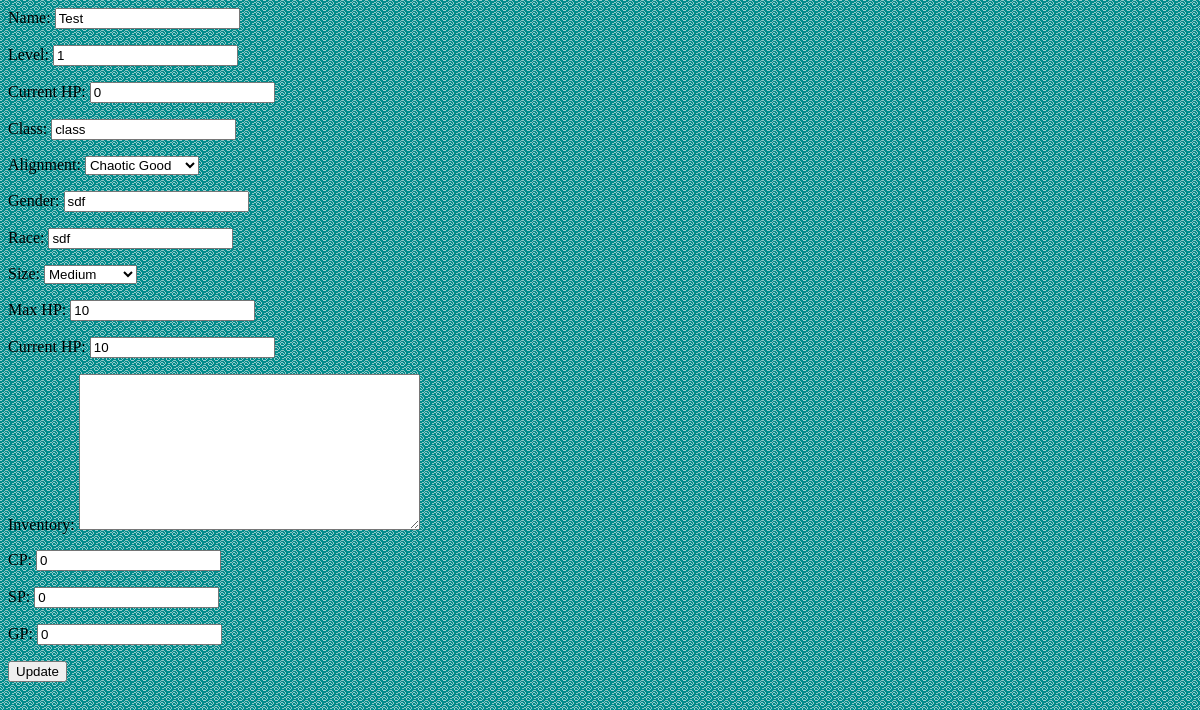
Screenshot of /2/character_update/ with the database file from the repository.
### pf_char_sheet/models.py (models this page shows, shortened)
@python_2_unicode_compatible
class Character(models.Model):
    name = models.CharField(max_length=100)
    level = models.IntegerField(default=1)
    character_class = models.CharField(max_length=50, verbose_name='Class')
    alignment_choices = (
        ('LG', 'Lawful Good'),
        ('NG', 'Neutral Good'),
        ('CG', 'Chaotic Good'),
        ('LN', 'Lawful Neutral'),
        ('N', 'True Neutral'),
        ('CN', 'Chaotic Neutral'),
        ('LE', 'Lawful Evil'),
        ('NE', 'Neutral Evil'),
        ('CE', 'Chaotic Evil')
    )
    alignment = models.CharField(max_length=2, choices=alignment_choices)
    gender = models.CharField(max_length=50)
    race = models.CharField(max_length=75)
    size_choices = {
        ('f', 'Fine'),
        ('d', 'Diminutive'),
        ('t', 'Tiny'),
        ('s', 'Small'),
        ('m', 'Medium'),
        ('l', 'Large'),
        ('h', 'Huge'),
        ('g', 'Gargantuan'),
        ('c', 'Colossal')
    }
    size = models.CharField(max_length=1, choices=size_choices, default='m')
    inventory = models.TextField(default="")
    GP = models.IntegerField(default=0)
    SP = models.IntegerField(default=0)
    CP = models.IntegerField(default=0)
    STR = models.IntegerField(default=10)
    DEX = models.IntegerField(default=10)
    CON = models.IntegerField(default=10)
    CHA = models.IntegerField(default=10)
    INT = models.IntegerField(default=10)
    WIS = models.IntegerField(default=10)
    def _get_str_modifier(self):
        return self.calculate_ability_modifier(self.STR)
    str_modifier = property(_get_str_modifier)
    def _get_dex_modifier(self):
        return self.calculate_ability_modifier(self.DEX)
    dex_modifier = property(_get_dex_modifier)
    def _get_con_modifier(self):
        return self.calculate_ability_modifier(self.CON)
    con_modifier = property(_get_con_modifier)
    def _get_cha_modifier(self):
        return self.calculate_ability_modifier(self.CHA)
    cha_modifier = property(_get_cha_modifier)
    def _get_int_modifier(self):
        return self.calculate_ability_modifier(self.INT)
    int_modifier = property(_get_int_modifier)
    def _get_wis_modifier(self):
        return self.calculate_ability_modifier(self.WIS)
    wis_modifier = property(_get_wis_modifier)
    XP = models.IntegerField(default=0, verbose_name='Current HP')
    HP = models.IntegerField(default=10, verbose_name='Max HP')
    current_HP = models.IntegerField(default=10, verbose_name='Current HP')
    def _get_hp_percentage(self):
        return floor((float(self.current_HP) / float(self.HP)) * 100)
    hp_percentage = property(_get_hp_percentage)
    FORT = models.IntegerField(default=0, verbose_name="Base Fortitude")
    WILL = models.IntegerField(default=0, verbose_name="Base Will")
    REFLEX = models.IntegerField(default=0, verbose_name="Base Reflex")
    def _get_fort_save(self):
        return self.FORT + self.con_modifier
    fort_save = property(_get_fort_save)
    def _get_will_save(self):
        return self.WILL + self.wis_modifier
    will_save = property(_get_will_save)
    def _get_reflex_save(self):
        return self.REFLEX + self.dex_modifier
    reflex_save = property(_get_reflex_save)
    BAB = models.IntegerField(default=0, verbose_name="Base Attack Bonus")
    base_AC = models.IntegerField(default=0, verbose_name="Armor Bonuses")
    def _get_ac(self):
        return 10 + self.base_AC + self.size_modifier + self.dex_modifier
    AC = property(_get_ac)
    def _get_size_modifier(self):
        if self.size == 'c':
            return -8
        elif self.size == 'g':
            return -4
        elif self.size == 'h':
            return -2
        elif self.size == 'l':
            return -1
        elif self.size == 'm':
            return 0
        elif self.size == 's':
            return 1
        elif self.size == 't':
            return 2
        elif self.size == 'd':
            return 4
        elif self.size == 'f':
            return 8
    size_modifier = property(_get_size_modifier)
    def _get_cmb(self):
        return self.BAB + self.str_modifier + self.size_modifier
    CMB = property(_get_cmb)
    def _get_cmd(self):
        return self.BAB + self.str_modifier + self.dex_modifier + self.size_modifier + 10
    CMD = property(_get_cmd)
    acrobatics = models.IntegerField(default=0)
    appraise = models.IntegerField(default=0)
    bluff = models.IntegerField(default=0)
    climb = models.IntegerField(default=0)
    diplomacy = models.IntegerField(default=0)
    disable_device = models.IntegerField(default=0, verbose_name='Disable Device')
    disguise = models.IntegerField(default=0)
    escape_artist = models.IntegerField(default=0, verbose_name='Escape Artist')
    fly = models.IntegerField(default=0)
    handle_animal = models.IntegerField(default=0, verbose_name='Handle Animal')
    heal = models.IntegerField(default=0)
    intimidate = models.IntegerField(default=0)
    knowledge_arcana = models.IntegerField(default=0, verbose_name='Knowledge (Arcana)')
    knowledge_dungeoneering = models.IntegerField(default=0, verbose_name='Knowledge (Dungeoneering)')
    knowledge_engineering = models.IntegerField(default=0, verbose_name='Knowledge (Engineering)')
    knowledge_geography = models.IntegerField(default=0, verbose_name='Knowledge (Geography)')
    knowledge_history = models.IntegerField(default=0, verbose_name='Knowledge (History)')
    knowledge_local = models.IntegerField(default=0, verbose_name='Knowledge (Local)')
    knowledge_nature = models.IntegerField(default=0, verbose_name='Knowledge (Nature)')
    knowledge_nobility = models.IntegerField(default=0, verbose_name='Knowledge (Nobility)')
    knowledge_planes = models.IntegerField(default=0, verbose_name='Knowledge (Planes)')
    knowledge_religion = models.IntegerField(default=0, verbose_name='Knowledge (Religion)')
    linguistics = models.IntegerField(default=0)
    perception = models.IntegerField(default=0)
    ride = models.IntegerField(default=0)
    sense_motive = models.IntegerField(default=0, verbose_name='Sense Motive')
    sleight_of_hand = models.IntegerField(default=0, verbose_name='Sleight of Hand')
    spellcraft = models.IntegerField(default=0)
    stealth = models.IntegerField(default=0)
    survival = models.IntegerField(default=0)
    swim = models.IntegerField(default=0)
    use_magic_device = models.IntegerField(default=0, verbose_name='Use Magic Device')

### pf_char_sheet/views.py (the view)
# urls.py: url(r'^(?P<pk>[0-9]+)/character_update/$', views.characterUpdate.as_view(), name='update'),
class characterUpdate(UpdateView):
    model = Character
    fields = ['name', 'level', 'XP', 'character_class', 'alignment', 'gender', 'race', 'size',
              'HP','current_HP',
              'inventory','CP','SP','GP']
    template_name = 'character_update.html'

### pf_char_sheet/templates/character_update.html (shortened to what this page needs)
{% load staticfiles %}
<head>
    <link rel="stylesheet" media="screen" href="https://fontlibrary.org/face/aileron" type="text/css"/>
    <link rel="stylesheet" href="{% static 'css/style.css' %}" type="text/css"/>
    <link rel="stylesheet" href="{% static 'fonts/css/rpg-awesome.css' %}">
    <link href="{% static "bootstrap/css/bootstrap-theme.min.css" %}" rel="stylesheet">
    <link href="https://maxcdn.bootstrapcdn.com/font-awesome/4.6.1/css/font-awesome.min.css" rel="stylesheet">
</head>
<form action="" method="post">{% csrf_token %}
    {{ form.as_p }}
    <input type="submit" value="Update" />
</form>

### static/css/style.css (style rules this page uses)
label { font-weight: lighter; }

### rows the page displays
Character: name "Test", level "1", XP "0", character_class "class", alignment "Chaotic Good", gender "sdf", race "sdf", size "Medium", HP "10", current_HP "10", CP "0", SP "0", GP "0"
